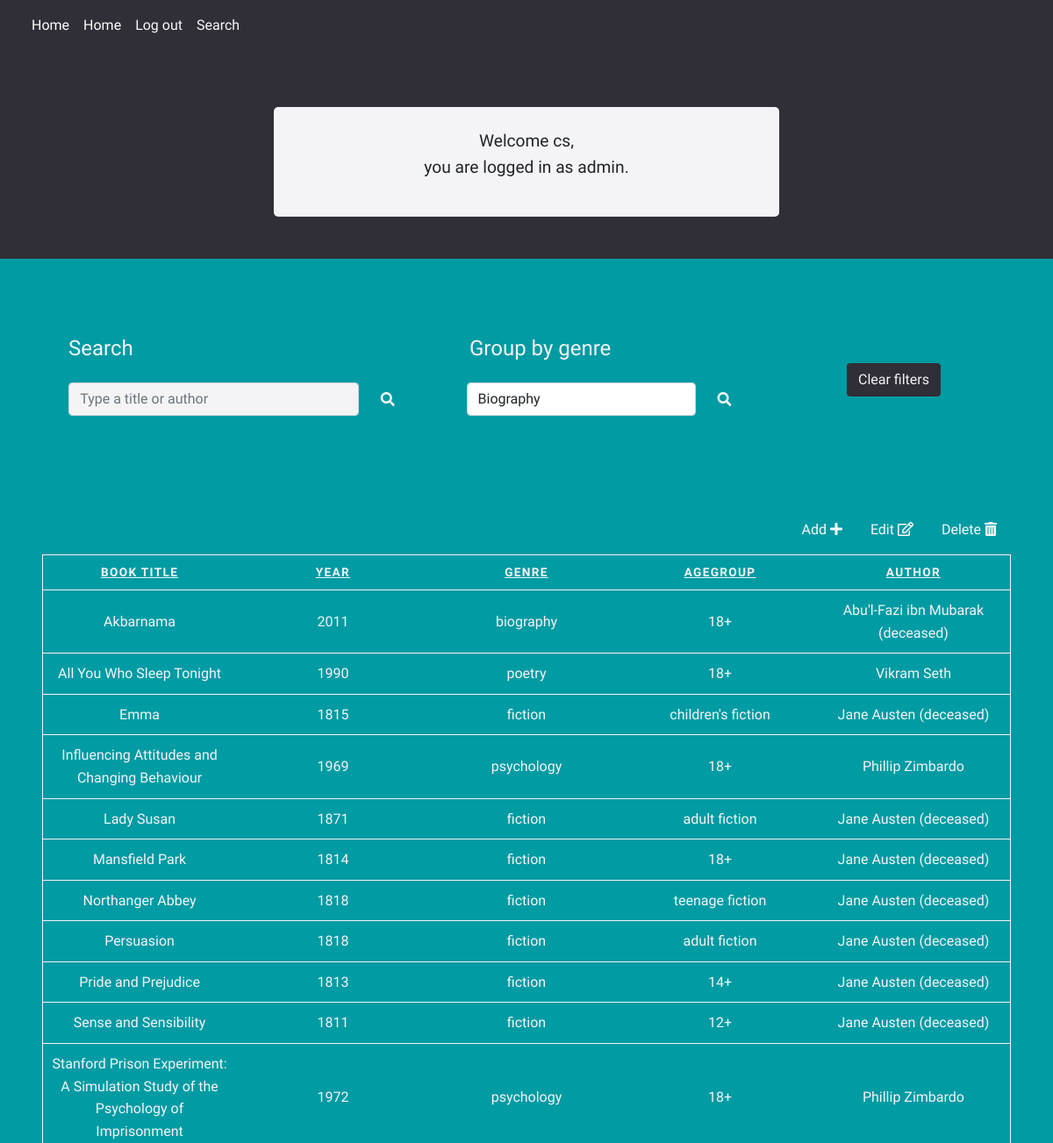
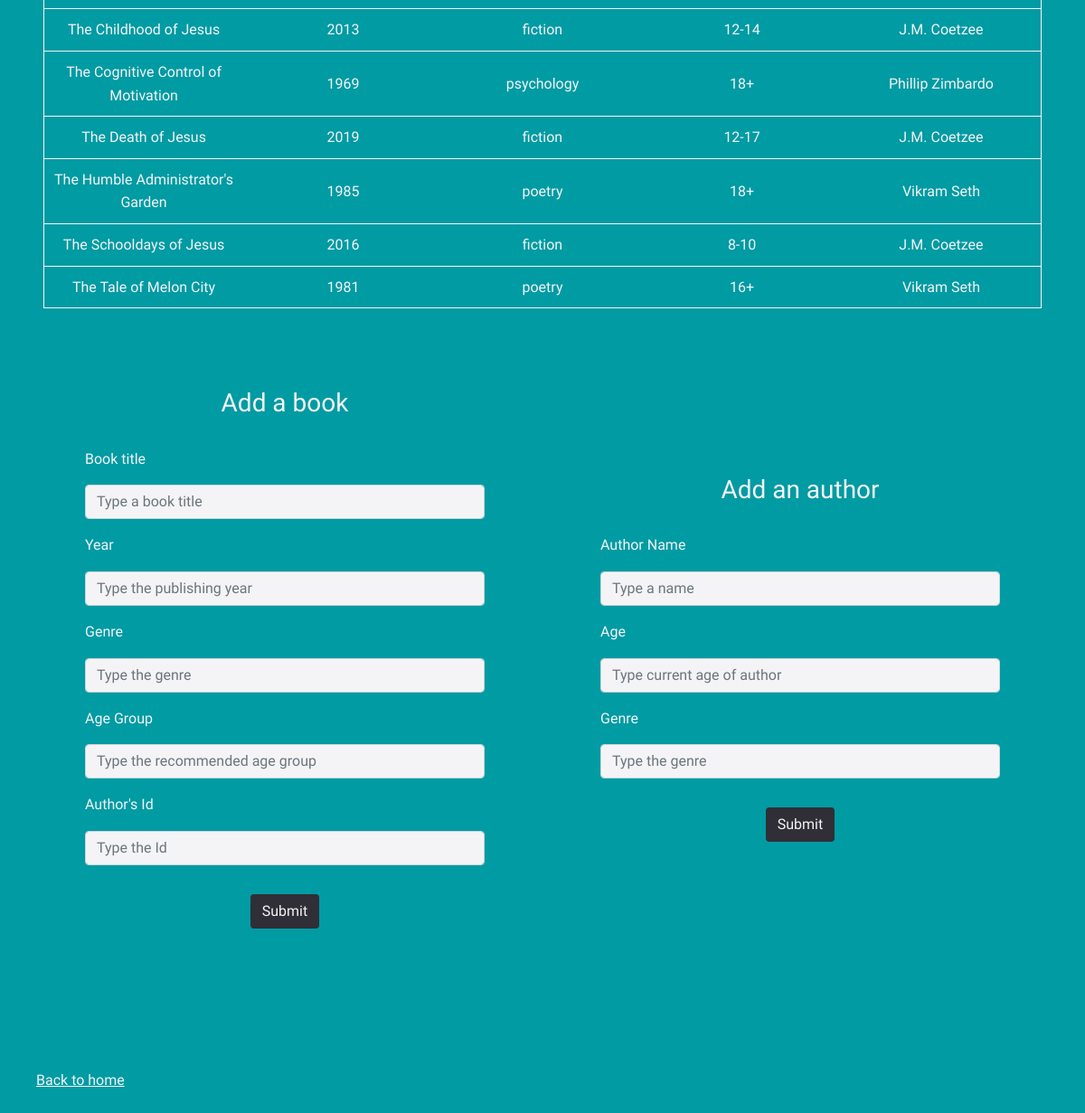
The page /searchbooks.php?userType=admin (signed in) on the database its author committed (2 pictures, top to bottom).
### tables this page shows
CREATE TABLE `users` (
  `usersId` int(11) NOT NULL,
  `usersName` varchar(128) NOT NULL,
  `usersEmail` varchar(128) NOT NULL,
  `usersUid` varchar(128) NOT NULL,
  `usersPwd` varchar(128) NOT NULL,
  `userType` varchar(11) DEFAULT NULL
);

CREATE TABLE `books` (
  `bookId` int(11) NOT NULL,
  `bookTitle` varchar(100) NOT NULL,
  `year` int(4) NOT NULL,
  `genre` varchar(20) NOT NULL,
  `agegroup` varchar(50) DEFAULT NULL,
  `authorsId` int(11) NOT NULL
);

CREATE TABLE `authors` (
  `authorsId` int(11) NOT NULL,
  `authorName` varchar(100) NOT NULL,
  `age` int(3) DEFAULT NULL,
  `genre` varchar(50) DEFAULT NULL
);

### searchbooks.php (the view, shortened to what this page needs)
<div class='header text-white'>
    <?php
    require 'includes/dbh.inc.php';
    include_once 'header.php';
    ?>
    <div class="text-center p-4">
        <?php
        if (isset($_SESSION['usersUid'])) {
            echo "<div class='msg-box form-width mx-auto text-dark p-4 m-4'><p>Welcome " . $_SESSION['usersUid'] . ",<br>";
        }
        $username = $_SESSION['usersUid'];
        $query = "SELECT * FROM users WHERE usersUid = ?;";
        $stmt = mysqli_stmt_init($conn);
        mysqli_stmt_prepare($stmt, $query);
        if (!mysqli_stmt_prepare($stmt, $query)) {
            exit('There was a connection error');
        }
        mysqli_stmt_bind_param($stmt, "s", $username);
        mysqli_stmt_execute($stmt);
        $result = mysqli_stmt_get_result($stmt);
        if ($result) {
            while ($row = mysqli_fetch_array($result)) {
                echo "you are logged in as "  . $row['userType'] . ".</p></div>";
                echo "</div>";
                echo "</div>";
                echo "<div id='search' class='container p-4'>
                   <div class='row mt-5'>
                    <div class='col-md-5 text-center'>";
                if ($row['userType'] == 'member') {
                    echo "<h4 class='m-3 ms-4 text-start'>Search</h4>
            <form method='post'>
            <div class='mx-auto'>
                <input class='form-control w-75 mx-auto d-inline' type='text' id='filter' name='filter' placeholder='Type a book title' />
                <button class='btn m-2 text-light d-inline' type='submit' name='search'><i class='fas fa-search'></i></button>
                </div>";
                } else {
                    echo "<h4 class='m-3 ms-4 text-start'>Search</h4>
            <form method='post'>
            <div class='mx-auto'>
                <input class='form-control w-75 d-inline' type='text' id='filter' name='filter' placeholder='Type a title or author' />
                <button class='btn m-2 text-light d-inline' type='submit' name='searchAuthor'><i class='fas fa-search'></i></button>
                </div>";
                }
            }
        }
        ?>
    </div>
    <div class="col-md-4 text-center">
        <div class='mx-auto'>
            <h4 class="m-3 text-start">Group by genre</h4>
            <select class="form-control w-75 d-inline" name="genre" id="genre">
                <option value="biography">Biography</option>
            </select>
            <button class="btn m-2 text-light d-inline" type="submit" name="submitgenre" value="Search genre" onclick="history.go(-1)"><i class='fas fa-search'></i></button>
        </div>
    </div>
    <div class="col-md-3 text-center my-auto">
        <input class="btn m-3" type="submit" name="clear" value="Clear filters" />
    </div>
</div>
</div>
<div class="mx-5 my-2 navigation">
    <?php
    if ($_SESSION['userType'] == 'admin') {
        echo "<ul class='nav justify-content-end'>
                 <li class='nav-item'>
                     <a class='nav-link active text-light' aria-current='page' href='#add'>Add <i class='fas fa-plus'></i></a>
                 </li>
                 <li class='nav-item'>
                     <a class='nav-link text-light' href='admin/update.php'>Edit <i class='far fa-edit'></i></a>
                 </li>
                 <li class='nav-item'>
                     <a class='nav-link text-light' href='admin/delete.php'>Delete <i class='fas fa-trash-alt'></i></a>
                 </li>
             </ul>";
    }
    ?>
</div>
<div class="mx-auto pt-0 p-5">
    <?php
    if ($searchResult) {
        if ($searchResult->num_rows > 0) {
            echo
            "<table>
                    <thead>
                        <tr>
                        <th scope='col'>Book title</th>
                        <th scope='col'>Year</th>
                        <th scope='col'>Genre</th>
                        <th scope='col'>Agegroup</th>
                        <th scope='col'>Author</th>
                        </tr>
                    </thead>";
            while ($row = $searchResult->fetch_assoc()) {
                echo "<tr>";
                echo "<td data-label='Book title:'>" . $row["bookTitle"] . "</td>";
                echo "<td data-label='Due date:'>" . $row["year"] . "</td>";
                echo "<td data-label='Genre:'>" . $row["genre"] . "</td>";
                echo "<td data-label='Agegroup:'>" . $row["agegroup"] . "</td>";
                echo "<td data-label='Author:'>" . $row["authorName"] . "</td>";
                echo "</tr>";
            }
            echo "</table>";
        } else {
            echo "Nothing found for " . $search;
        }
    }
    elseif (isset($_GET['sort'])) {
        $sort = escape($_GET['sort']);
    } else {
        $sort = 'bookTitle';
    }
    if (isset($_GET['order'])) {
        $order = escape($_GET['order']);
    } else {
        $order = 'ASC';
    }
    $sql = "SELECT b.bookTitle, b.year, b.genre, b.agegroup, a.authorName
    FROM books AS b INNER JOIN authors AS a
    ON b.authorsId = a.authorsId ORDER BY $sort $order";
    $result = $conn->query($sql);
    if ($result) {
        if ($result->num_rows > 0) {
            $order == 'DESC' ? $order = 'ASC' : $order = 'DESC';
            echo
            "<table>
                    <thead>
                        <tr>
                        <th scope='col'><a href='searchbooks.php?sort=bookTitle&order=$order'>Book title</a></th>
                        <th scope='col'><a href='searchbooks.php?sort=year&order=$order'>Year</a></th>
                        <th scope='col'><a href='searchbooks.php?sort=genre&order=$order'>Genre</th>
                        <th scope='col'><a href='searchbooks.php?sort=agegroup&order=$order'>Agegroup</a></th>
                        <th scope='col'><a href='searchbooks.php?sort=authorName&order=$order'>Author</a></th>
                        </tr>
                    </thead>";
            while ($row = $result->fetch_assoc()) {
                echo "<tr>";
                echo "<td data-label='Book title:'>" . $row["bookTitle"] . "</td>";
                echo "<td data-label='Year:'>" . $row["year"] . "</td>";
                echo "<td data-label='Genre:'>" . $row["genre"] . "</td>";
                echo "<td data-label='Agegroup:'>" . $row["agegroup"] . "</td>";
                echo "<td data-label='Autor:'>" . $row["authorName"] . "</td>";
                echo "</tr>";
            }
            echo "</table>";
        } else {
            echo "Error selecting table " . $conn->error;
        }
    }
    ?>
</div>
<div class='container my-4' id='add'>
    <div class='row'>
        <div class='col-sm-6 p-3 text-center'>
            <?php
            if ($_SESSION['userType'] == 'admin') {
                echo "<h3>Add a book</h3>
                         <form class='text-start p-4 mx-4' method='post'>
                             <label for='bookTitle'>Book title</label>
                             <input class='form-control info my-3' type='text' name='bookTitle' id='bookTitle' placeholder='Type a book title'>
                             <label for='year'>Year</label>
                             <input class='form-control my-3' type='number' name='year' id='year' placeholder='Type the publishing year'>
                             <label for='genre'>Genre</label>
                             <input class='form-control my-3' type='text' name='genre' id='genre' placeholder='Type the genre'>
                             <label for='age'>Age Group</label>
                             <input class='form-control my-3' type='text' name='agegroup' id='agegroup' placeholder='Type the recommended age group'>
                             <label for='authorsId'>Author's Id</label>
                             <input class='form-control my-3' type='text' name='authorsId' id='authorsId' placeholder='Type the Id'>
                             <div class='text-center pt-3'>
                             <input class='btn' type='submit' name='submitBook' value='Submit'>
                             </div>
                         </form>
                         </div>
                     <br><br>";
            }
            ?>
            <div class='col-sm-6 p-3 text-center my-auto'>
                <?php
                if ($_SESSION['userType'] == 'admin') {
                    echo "<h3>Add an author</h3>
                            <form class='text-start p-4 mx-4' method='post'>
                            <label for='authorName'>Author Name</label>
                            <input class='form-control my-3' type='text' name='authorName' id='authorName' placeholder='Type a name'>
                            <label for='age'>Age</label>
                            <input class='form-control my-3' type='number' name='age' id='age' placeholder='Type current age of author'>
                            <label for='genre'>Genre</label>
                            <input class='form-control my-3' type='text' name='genre' id='genre' placeholder='Type the genre'>
                            <div class='text-center pt-3'>
                            <input class='btn' type='submit' name='addAuthor' value='Submit'>
                            </div>
                            </form>
                            </div>
                        </div>
                        </div>
                        <br><br>";
                }
                ?>
                <div class="m-4">
                    <?php
                    if ($_SESSION['userType'] == 'admin') {
                        echo "<a class='p-3' href='searchbooks.php?userType=admin'>Back to home</a>";
                    } elseif ($_SESSION['userType'] == 'member') {
                        echo "<a class='p-3' href='searchbooks.php?userType=member'>Back to home</a>";
                    }
                    ?>
                </div>
                <?php
                include_once 'footer.php';
                ?>

### header.php (shortened to what this page needs)
<!DOCTYPE html>
<html lang="en">
<head>
  <link href="https://cdn.jsdelivr.net/npm/bootstrap@5.0.2/dist/css/bootstrap.min.css" rel="stylesheet">
  <link rel="stylesheet" href="https://use.fontawesome.com/releases/v5.13.0/css/all.css">
  <link rel="stylesheet" href="css/stylesheet.css">
</head>
<body>
  <nav class="navbar navbar-expand-lg navbar-dark header m-3 mt-0">
    <div class="container-fluid">
      <div class="collapse navbar-collapse" id="navbarNav">
        <ul class="navbar-nav">
          <?php
          if (isset($_GET['userType']) == 'member' && isset($_SESSION['usersUid'])) {
            echo "<li class='nav-item'>
          <a class='nav-link active' aria-current='page' href='searchbooks.php?userType=member'>Home</a>
        </li>";
          }
          if (isset($_GET['userType']) == 'admin' && isset($_SESSION['usersUid'])) {
            echo "<li class='nav-item'>
          <a class='nav-link active' aria-current='page' href='searchbooks.php?userType=admin'>Home</a>
        </li>";
          }
          ?>
          <?php
          if (isset($_SESSION['usersUid'])) {
            echo "<li class='nav-item'><a class='nav-link text-light' href='includes/logout.inc.php'>Log out</a></li>";
          } else {
            echo "<li class='nav-item'><a class='nav-link text-light' href='signup.php'>Sign up</a></li>";
            echo "<li class='nav-item'><a class='nav-link text-light' href='login.php'>Log in</a></li>";
          }
          ?>
          <li class='nav-item'><a class='nav-link text-light' href='#search'>Search</a></li>
        </ul>
      </div>
    </div>
  </nav>

### footer.php (shortened to what this page needs)
</body>
</html>

### css/stylesheet.css (style rules this page uses)
html { box-sizing: border-box; }
*, *::before, *::after { box-sizing: inherit; -webkit-font-smoothing: antialiased; -moz-osx-font-smoothing: grayscale; line-height: 1.6; scroll-behavior: smooth; }
h1, h2, h3, h4, h5 { line-height: 1.2; }
body { color: #F4F4F6; background-color: #009BA3; font-family: 'Zen Antique Soft', serif; margin-top: 0; }
textarea, input[type] { background-color: #F4F4F6; }
.header { background-color: #302E36; }
.msg-box { background-color: #F4F4F6; font-size: larger; border-top-right-radius: 5px; border-top-left-radius: 5px; border-bottom-right-radius: 5px; border-bottom-left-radius: 5px; }
input[type=submit], button { background-color: #302E36; color: #F4F4F6; }
a { color: #F4F4F6; }
table { border: 1px solid; border-collapse: collapse; margin: 0; padding: 0; table-layout: fixed; width: 100%; }
table tr { border: 1px solid; padding: .35em; }
table th, table td { padding: .625em; text-align: center; }
table th { font-size: .85em; letter-spacing: .1em; text-transform: uppercase; }
.form-width { width: 50%; }

### rows shown on the page
users: userType "admin"
books: bookTitle "Akbarnama", year "2011", genre "biography", agegroup "18+", authorsId.authorName "Abu'l-Fazi ibn Mubarak (deceased)"
books: bookTitle "All You Who Sleep Tonight", year "1990", genre "poetry", agegroup "18+", authorsId.authorName "Vikram Seth"
books: bookTitle "Emma", year "1815", genre "fiction", agegroup "children's fiction", authorsId.authorName "Jane Austen (deceased)"
books: bookTitle "Influencing Attitudes and Changing Behaviour", year "1969", genre "psychology", agegroup "18+", authorsId.authorName "Phillip Zimbardo"
books: bookTitle "Lady Susan", year "1871", genre "fiction", agegroup "adult fiction", authorsId.authorName "Jane Austen (deceased)"
books: bookTitle "Mansfield Park", year "1814", genre "fiction", agegroup "18+", authorsId.authorName "Jane Austen (deceased)"
books: bookTitle "Northanger Abbey", year "1818", genre "fiction", agegroup "teenage fiction", authorsId.authorName "Jane Austen (deceased)"
books: bookTitle "Persuasion", year "1818", genre "fiction", agegroup "adult fiction", authorsId.authorName "Jane Austen (deceased)"
books: bookTitle "Pride and Prejudice", year "1813", genre "fiction", agegroup "14+", authorsId.authorName "Jane Austen (deceased)"
books: bookTitle "Sense and Sensibility", year "1811", genre "fiction", agegroup "12+", authorsId.authorName "Jane Austen (deceased)"
books: bookTitle "Stanford Prison Experiment: A Simulation Study of the Psychology of Imprisonment", year "1972", genre "psychology", agegroup "18+", authorsId.authorName "Phillip Zimbardo"
books: bookTitle "The Childhood of Jesus", year "2013", genre "fiction", agegroup "12-14", authorsId.authorName "J.M. Coetzee"
books: bookTitle "The Cognitive Control of Motivation", year "1969", genre "psychology", agegroup "18+", authorsId.authorName "Phillip Zimbardo"
books: bookTitle "The Death of Jesus", year "2019", genre "fiction", agegroup "12-17", authorsId.authorName "J.M. Coetzee"
books: bookTitle "The Humble Administrator's Garden", year "1985", genre "poetry", agegroup "18+", authorsId.authorName "Vikram Seth"
books: bookTitle "The Schooldays of Jesus", year "2016", genre "fiction", agegroup "8-10", authorsId.authorName "J.M. Coetzee"
books: bookTitle "The Tale of Melon City", year "1981", genre "poetry", agegroup "16+", authorsId.authorName "Vikram Seth"

### other values the page prints
$_SESSION['usersUid'] "cs"
